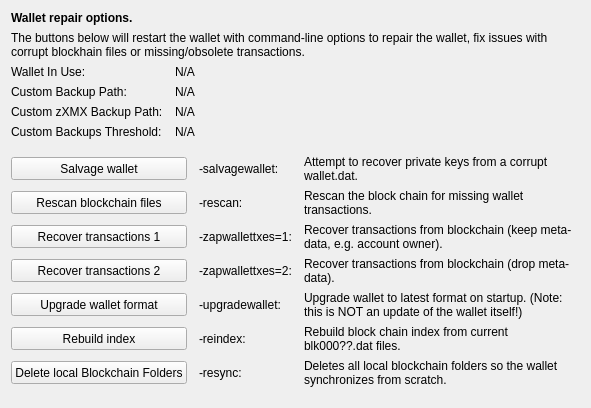
     <widget class="QWidget" name="tab_repair">
      <attribute name="title">
       <string>&amp;Wallet Repair</string>
      </attribute>
      <layout class="QGridLayout" name="gridLayout_4" columnstretch="0,0,0,0">
       <property name="horizontalSpacing">
        <number>12</number>
       </property>
       <item row="0" column="0" colspan="4">
        <widget class="QLabel" name="label_repair_header">
         <property name="font">
          <font>
           <weight>75</weight>
           <bold>true</bold>
          </font>
         </property>
         <property name="text">
          <string>Wallet repair options.</string>
         </property>
        </widget>
       </item>
       <item row="1" column="0" colspan="4">
        <widget class="QLabel" name="label_repair_helptext">
         <property name="font">
          <font>
           <weight>50</weight>
           <bold>false</bold>
          </font>
         </property>
         <property name="text">
          <string>The buttons below will restart the wallet with command-line options to repair the wallet, fix issues with corrupt blockhain files or missing/obsolete transactions.</string>
         </property>
         <property name="wordWrap">
          <bool>true</bool>
         </property>
        </widget>
       </item>
       <item row="2" column="0">
        <widget class="QLabel" name="wallet_path_label">
         <property name="text">
          <string>Wallet In Use:</string>
         </property>
        </widget>
       </item>
       <item row="2" column="1" colspan="3">
        <widget class="QLabel" name="wallet_path">
         <property name="cursor">
          <cursorShape>IBeamCursor</cursorShape>
         </property>
         <property name="text">
          <string>N/A</string>
         </property>
         <property name="textFormat">
          <enum>Qt::PlainText</enum>
         </property>
         <property name="textInteractionFlags">
          <set>Qt::LinksAccessibleByMouse|Qt::TextSelectableByKeyboard|Qt::TextSelectableByMouse</set>
         </property>
        </widget>
       </item>
       <item row="3" column="0">
        <widget class="QLabel" name="wallet_custombackuppath_label">
         <property name="text">
          <string>Custom Backup Path:</string>
         </property>
         <property name="visible">
          <bool>false</bool>
         </property>
        </widget>
       </item>
       <item row="3" column="1" colspan="3">
        <widget class="QLabel" name="wallet_custombackuppath">
         <property name="cursor">
          <cursorShape>IBeamCursor</cursorShape>
         </property>
         <property name="text">
          <string>N/A</string>
         </property>
         <property name="textFormat">
          <enum>Qt::PlainText</enum>
         </property>
         <property name="textInteractionFlags">
          <set>Qt::LinksAccessibleByMouse|Qt::TextSelectableByKeyboard|Qt::TextSelectableByMouse</set>
         </property>
         <property name="visible">
          <bool>false</bool>
         </property>
        </widget>
       </item>
       <item row="4" column="0">
        <widget class="QLabel" name="wallet_customzXMXbackuppath_label">
         <property name="text">
          <string>Custom zXMX Backup Path:</string>
         </property>
         <property name="visible">
          <bool>false</bool>
         </property>
        </widget>
       </item>
       <item row="4" column="1" colspan="3">
        <widget class="QLabel" name="wallet_customzXMXbackuppath">
         <property name="cursor">
          <cursorShape>IBeamCursor</cursorShape>
         </property>
         <property name="text">
          <string>N/A</string>
         </property>
         <property name="textFormat">
          <enum>Qt::PlainText</enum>
         </property>
         <property name="textInteractionFlags">
          <set>Qt::LinksAccessibleByMouse|Qt::TextSelectableByKeyboard|Qt::TextSelectableByMouse</set>
         </property>
         <property name="visible">
          <bool>false</bool>
         </property>
        </widget>
       </item>
       <item row="5" column="0">
        <widget class="QLabel" name="wallet_custombackupthreshold_label">
         <property name="text">
          <string>Custom Backups Threshold:</string>
         </property>
         <property name="visible">
          <bool>false</bool>
         </property>
        </widget>
       </item>
       <item row="5" column="1" colspan="3">
        <widget class="QLabel" name="wallet_custombackupthreshold">
         <property name="cursor">
          <cursorShape>IBeamCursor</cursorShape>
         </property>
         <property name="text">
          <string>N/A</string>
         </property>
         <property name="textFormat">
          <enum>Qt::PlainText</enum>
         </property>
         <property name="textInteractionFlags">
          <set>Qt::LinksAccessibleByMouse|Qt::TextSelectableByKeyboard|Qt::TextSelectableByMouse</set>
         </property>
         <property name="visible">
          <bool>false</bool>
         </property>
        </widget>
       </item>
       <item row="6" column="0">
        <spacer name="verticalSpacer_repair1">
         <property name="orientation">
          <enum>Qt::Vertical</enum>
         </property>
         <property name="sizeHint" stdset="0">
          <size>
           <width>10</width>
           <height>10</height>
          </size>
         </property>
        </spacer>
       </item>
       <item row="7" column="0" colspan="2">
        <widget class="QPushButton" name="btn_salvagewallet">
         <property name="minimumSize">
          <size>
           <width>100</width>
           <height>23</height>
          </size>
         </property>
         <property name="text">
          <string>Salvage wallet</string>
         </property>
        </widget>
       </item>
       <item row="7" column="2">
        <widget class="QLabel" name="label_repair_salvage_command">
         <property name="text">
          <string notr="true">-salvagewallet:</string>
         </property>
        </widget>
       </item>
       <item row="7" column="3">
        <widget class="QLabel" name="label_repair_salvage">
         <property name="text">
          <string>Attempt to recover private keys from a corrupt wallet.dat.</string>
         </property>
         <property name="wordWrap">
          <bool>true</bool>
         </property>
        </widget>
       </item>
       <item row="8" column="0" colspan="2">
        <widget class="QPushButton" name="btn_rescan">
         <property name="minimumSize">
          <size>
           <width>100</width>
           <height>23</height>
          </size>
         </property>
         <property name="text">
          <string>Rescan blockchain files</string>
         </property>
        </widget>
       </item>
       <item row="8" column="2">
        <widget class="QLabel" name="label_repair_rescan_command">
         <property name="text">
          <string notr="true">-rescan:</string>
         </property>
        </widget>
       </item>
       <item row="8" column="3">
        <widget class="QLabel" name="label_repair_rescan">
         <property name="text">
          <string>Rescan the block chain for missing wallet transactions.</string>
         </property>
         <property name="wordWrap">
          <bool>true</bool>
         </property>
        </widget>
       </item>
       <item row="9" column="0" colspan="2">
        <widget class="QPushButton" name="btn_zapwallettxes1">
         <property name="minimumSize">
          <size>
           <width>100</width>
           <height>23</height>
          </size>
         </property>
         <property name="text">
          <string>Recover transactions 1</string>
         </property>
        </widget>
       </item>
       <item row="9" column="2">
        <widget class="QLabel" name="label_repair_zap1_command">
         <property name="text">
          <string notr="true">-zapwallettxes=1:</string>
         </property>
        </widget>
       </item>
       <item row="9" column="3">
        <widget class="QLabel" name="label_repair_zap1">
         <property name="text">
          <string>Recover transactions from blockchain (keep meta-data, e.g. account owner).</string>
         </property>
         <property name="wordWrap">
          <bool>true</bool>
         </property>
        </widget>
       </item>
       <item row="10" column="0" colspan="2">
        <widget class="QPushButton" name="btn_zapwallettxes2">
         <property name="minimumSize">
          <size>
           <width>100</width>
           <height>23</height>
          </size>
         </property>
         <property name="text">
          <string>Recover transactions 2</string>
         </property>
        </widget>
       </item>
       <item row="10" column="2">
        <widget class="QLabel" name="label_repair_zap2_command">
         <property name="text">
          <string notr="true">-zapwallettxes=2:</string>
         </property>
        </widget>
       </item>
       <item row="10" column="3">
        <widget class="QLabel" name="label_repair_zap2">
         <property name="text">
          <string>Recover transactions from blockchain (drop meta-data).</string>
         </property>
         <property name="wordWrap">
          <bool>true</bool>
         </property>
        </widget>
       </item>
       <item row="11" column="0" colspan="2">
        <widget class="QPushButton" name="btn_upgradewallet">
         <property name="minimumSize">
          <size>
           <width>100</width>
           <height>23</height>
          </size>
         </property>
         <property name="text">
          <string>Upgrade wallet format</string>
         </property>
        </widget>
       </item>
       <item row="11" column="2">
        <widget class="QLabel" name="label_repair_upgrade_command">
         <property name="text">
          <string notr="true">-upgradewallet:</string>
         </property>
        </widget>
       </item>
       <item row="11" column="3">
        <widget class="QLabel" name="label_repair_upgrade">
         <property name="text">
          <string>Upgrade wallet to latest format on startup. (Note: this is NOT an update of the wallet itself!)</string>
         </property>
         <property name="wordWrap">
          <bool>true</bool>
         </property>
        </widget>
       </item>
       <item row="12" column="0" colspan="2">
        <widget class="QPushButton" name="btn_reindex">
         <property name="minimumSize">
          <size>
           <width>100</width>
           <height>23</height>
          </size>
         </property>
         <property name="text">
          <string>Rebuild index</string>
         </property>
        </widget>
       </item>
       <item row="12" column="2">
        <widget class="QLabel" name="label_repair_reindex_command">
         <property name="text">
          <string notr="true">-reindex:</string>
         </property>
        </widget>
       </item>
       <item row="12" column="3">
        <widget class="QLabel" name="label_repair_reindex">
         <property name="text">
          <string>Rebuild block chain index from current blk000??.dat files.</string>
         </property>
         <property name="wordWrap">
          <bool>true</bool>
         </property>
        </widget>
       </item>
       <item row="13" column="0" colspan="2">
        <widget class="QPushButton" name="btn_resync">
         <property name="minimumSize">
          <size>
           <width>100</width>
           <height>23</height>
          </size>
         </property>
         <property name="text">
          <string>Delete local Blockchain Folders</string>
         </property>
        </widget>
       </item>
       <item row="13" column="2">
        <widget class="QLabel" name="label_repair_resync_command">
         <property name="text">
          <string>-resync:</string>
         </property>
        </widget>
       </item>
       <item row="13" column="3">
        <widget class="QLabel" name="label_repair_resync">
         <property name="text">
          <string>Deletes all local blockchain folders so the wallet synchronizes from scratch.</string>
         </property>
         <property name="wordWrap">
          <bool>true</bool>
         </property>
        </widget>
       </item>
       <item row="14" column="0">
        <spacer name="verticalSpacer_repair2">
         <property name="orientation">
          <enum>Qt::Vertical</enum>
         </property>
         <property name="sizeHint" stdset="0">
          <size>
           <width>20</width>
           <height>10</height>
          </size>
         </property>
        </spacer>
       </item>
      </layout>
     </widget>
